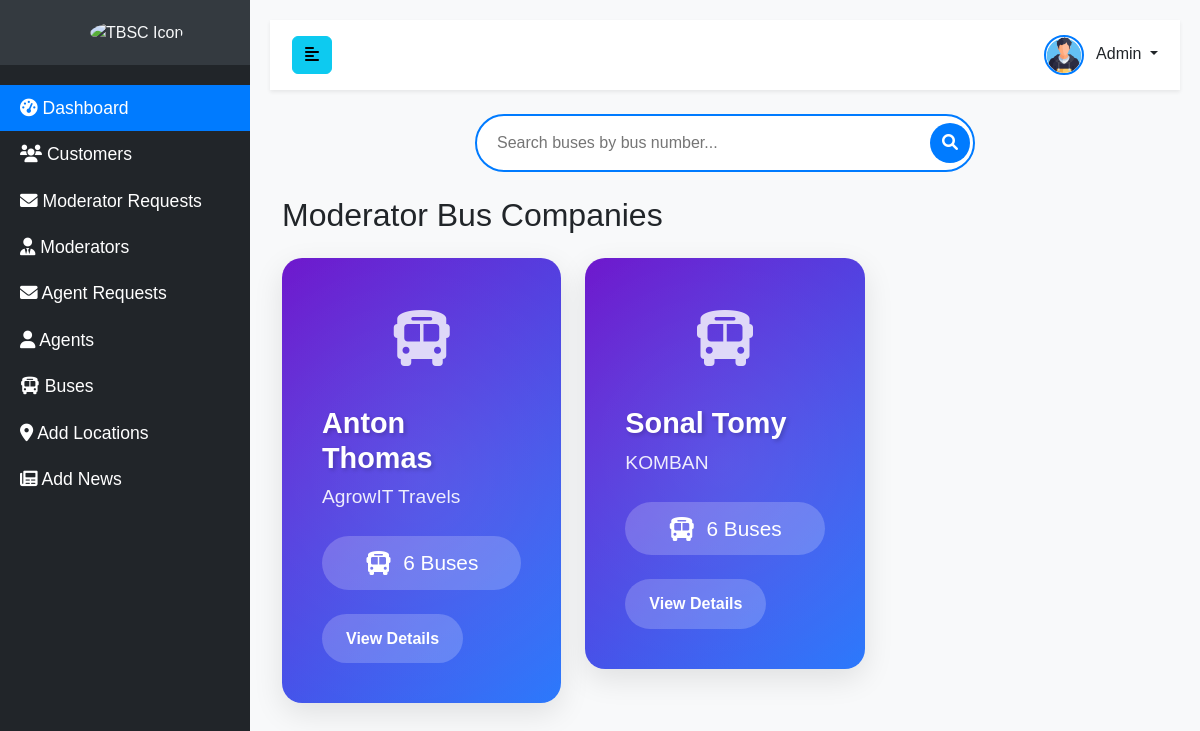
The page /admin_bus_bookings/ (signed in) on the database its author committed.
### home/models.py (models this page shows, shortened)
class Moderator(models.Model):
    USER_TYPE_CHOICES = [
        ('moderator', 'Moderator'),
    ]
    STATUS_CHOICES = [
        ('Pending', 'Pending'),
        ('Approved', 'Approved'),
        ('Rejected', 'Rejected'),
    ]
    moderator_id = models.AutoField(primary_key=True)
    user = models.OneToOneField(Users, on_delete=models.CASCADE)
    first_name = models.CharField(max_length=50)
    last_name = models.CharField(max_length=50)
    mobile = models.CharField(max_length=20, null=True, blank=True)
    email = models.EmailField(verbose_name="email address", max_length=255, unique=True)
    password = models.CharField(max_length=128)
    cv_file = models.FileField(upload_to='media/', null=True, blank=True)  # Use media directory
    gst = models.CharField(max_length=15, null=True, blank=True)
    pan = models.CharField(max_length=10, null=True, blank=True)
    pan_name = models.CharField(max_length=100, null=True, blank=True)
    aadhar = models.CharField(max_length=12, null=True, blank=True)
    company = models.CharField(max_length=100, null=True, blank=True)
    city = models.CharField(max_length=100, null=True, blank=True)
    user_type = models.CharField(max_length=10, choices=USER_TYPE_CHOICES)
    status = models.CharField(max_length=10, choices=STATUS_CHOICES, default='Pending')
    district = models.CharField(max_length=100, blank=True, null=True)
    address = models.TextField(blank=True, null=True)
    profile_image = models.ImageField(upload_to='moderator_profiles/', blank=True, null=True)

### home/views/views3.py (the view)
# urls.py: path('admin_bus_bookings/', views3.admin_bus_bookings, name='admin_bus_bookings'),
@login_required
def admin_bus_bookings(request):
    moderators = Moderator.objects.all()
    moderator_data = []
    for moderator in moderators:
        bus_count = Bus.objects.filter(moderator_id=moderator).count()
        moderator_data.append({
            'moderator_id': moderator.moderator_id,
            'name': f"{moderator.first_name} {moderator.last_name}",
            'company_name': moderator.company,
            'bus_count': bus_count
        })
    context = {
        'moderator_data': moderator_data
    }
    return render(request, 'admin_bus_bookings.html', context)

### templates/admin_bus_bookings.html (shortened to what this page needs)
{% load static %}
<!DOCTYPE html>
<html lang="en">
<head>
    <link href="https://cdn.jsdelivr.net/npm/bootstrap@5.3.0-alpha1/dist/css/bootstrap.min.css" rel="stylesheet">
    <link href="https://cdnjs.cloudflare.com/ajax/libs/font-awesome/6.0.0-beta3/css/all.min.css" rel="stylesheet">
    <link rel="stylesheet" href="https://cdnjs.cloudflare.com/ajax/libs/animate.css/4.1.1/animate.min.css">
</head>
<body class="bg-light">
    <div class="d-flex">
            <nav id="sidebar" class="bg-dark text-light">
                <div class="sidebar-header">
                    <img src="{% static 'images/bus.gif' %}" alt="TBSC Icon" class="rounded-circle" style="width: 40px; height: 40px; margin-left: 70px;">
                </div>
                <ul class="list-unstyled components">
                    <li class="active">
                        <a href="{% url 'admin1' %}"><i class="fas fa-tachometer-alt"></i> Dashboard</a>
                    </li>
                    <li>
                        <a href="{% url 'customer_details' %}"><i class="fas fa-users"></i> Customers</a>
                    </li>
                    <li>
                        <a href="{% url 'mod_req_details' %}"><i class="fas fa-envelope"></i> Moderator Requests</a>
                    </li>
                    <li>
                        <a href="{% url 'moderator_details' %}"><i class="fas fa-user-tie"></i> Moderators</a>
                    </li>
                    <li>
                        <a href="{% url 'agent_requests' %}"><i class="fas fa-envelope"></i> Agent Requests</a>
                    </li>
                    <li>
                        <a href="{% url 'agent_details' %}"><i class="fas fa-user"></i> Agents</a>
                    </li>
                    <li>
                        <a href="{% url 'bus_details' %}"><i class="fas fa-bus"></i> Buses</a>
                    </li>
                    <li>
                        <a href="{% url 'add_locations' %}"><i class="fas fa-map-marker-alt"></i> Add Locations</a>
                    </li>
                    <li>
                        <a href="{% url 'admin_add_news' %}"><i class="fas fa-newspaper"></i> Add News</a>
                    </li>
                </ul>
            </nav>
        <div id="content" class="flex-grow-1">
            <nav class="navbar navbar-expand-lg navbar-light bg-white shadow-sm">
                <div class="container-fluid">
                    <button type="button" id="sidebarCollapse" class="btn btn-info">
                        <i class="fas fa-align-left"></i>
                    </button>
                    <div class="d-flex align-items-center">
                        <div class="dropdown">
                            <a class="nav-link dropdown-toggle" href="#" role="button" id="dropdownMenuLink" data-bs-toggle="dropdown" aria-expanded="false">
                                <img src="{% static 'images/boy.png' %}" alt="User" class="rounded-circle" style="width: 40px; height: 40px; border: 2px solid #007bff;">
                                <span class="ms-2">Admin</span>
                            </a>
                        </div>
                    </div>
                </div>
            </nav>
            <div class="container mt-4 mb-4">
                <div class="search-container">
                    <input type="text" id="busSearch" class="search-input" placeholder="Search buses by bus number...">
                    <button class="search-btn">
                        <i class="fas fa-search"></i>
                    </button>
                </div>
            </div>
            <div class="container mt-4">
                <h2 class="mb-4">Moderator Bus Companies</h2>
                <div class="row">
                    {% for moderator in moderator_data %}
                    <div class="col-md-4 mb-4">
                        <div class="card moderator-card" data-moderator-id="{{ moderator.moderator_id }}">
                            <div class="card-body">
                                <div class="company-icon">
                                    <i class="fas fa-bus"></i>
                                </div>
                                <h5 class="card-title">{{ moderator.name }}</h5>
                                <p class="card-text company-name">{{ moderator.company_name }}</p>
                                <p class="card-text bus-count"><i class="fas fa-bus"></i> {{ moderator.bus_count }} Buses</p>
                                <button class="btn btn-view-details" onclick="showModeratorDetails({{ moderator.moderator_id }})">View Details</button>
                            </div>
                        </div>
                    </div>
                    {% endfor %}
                </div>
            </div>
        </div>
    </div>
</body>
</html>

### templates/admin_bus_bookings.html (style rules this page uses)
body { font-family: 'Poppins', sans-serif; background-color: #f8f9fa; }
#sidebar { min-width: 250px; max-width: 250px; min-height: 100vh; transition: all 0.3s; }
#sidebar .sidebar-header { padding: 20px; background: #343a40; }
#sidebar ul.components { padding: 20px 0; }
#sidebar ul li a { padding: 10px 20px; font-size: 1.1em; display: block; color: #fff; text-decoration: none; }
#sidebar ul li.active > a { background: #007bff; }
#content { width: 100%; padding: 20px; transition: all 0.3s; }
.navbar { padding: 15px 10px; background: #fff; border: none; border-radius: 0; box-shadow: 0 2px 5px 0 rgba(0,0,0,0.16); }
.card { border: none; border-radius: 15px; box-shadow: 0 4px 20px rgba(0,0,0,0.1); overflow: hidden; }
.search-container { position: relative; max-width: 500px; margin: 0 auto; }
.search-input { width: 100%; padding: 15px 50px 15px 20px; border-radius: 30px; border: 2px solid #007bff; font-size: 16px; outline: none; transition: all 0.3s ease; }
.search-btn { position: absolute; right: 5px; top: 50%; transform: translateY(-50%); background-color: #007bff; color: white; border: none; border-radius: 50%; width: 40px; height: 40px; cursor: pointer; transition: all 0.3s ease; }
.moderator-card { transition: all 0.3s ease; border: none; border-radius: 20px; overflow: hidden; box-shadow: 0 10px 30px rgba(0,0,0,0.1); cursor: pointer; background: linear-gradient(135deg, #6a11cb 0%, #2575fc 100%); position: relative; }
.moderator-card .card-body { padding: 2.5rem; color: white; z-index: 1; position: relative; }
.moderator-card::before { content: ''; position: absolute; top: -50%; left: -50%; width: 200%; height: 200%; background: radial-gradient(circle, rgba(255,255,255,0.1) 0%, rgba(255,255,255,0) 70%); transform: rotate(30deg); transition: all 0.5s ease; }
.moderator-card .company-icon { font-size: 3.5rem; margin-bottom: 1.5rem; text-align: center; opacity: 0.8; }
.moderator-card .card-title { font-size: 1.8rem; font-weight: bold; margin-bottom: 0.5rem; text-shadow: 2px 2px 4px rgba(0,0,0,0.2); }
.moderator-card .company-name { font-size: 1.2rem; opacity: 0.9; margin-bottom: 1.5rem; }
.moderator-card .bus-count { font-size: 1.3rem; display: flex; align-items: center; justify-content: center; background-color: rgba(255,255,255,0.2); padding: 0.7rem; border-radius: 50px; margin-bottom: 1.5rem; }
.moderator-card .bus-count i { margin-right: 0.7rem; font-size: 1.5rem; }
.moderator-card .btn-view-details { background-color: rgba(255,255,255,0.2); color: white; border: none; padding: 0.8rem 1.5rem; border-radius: 50px; font-weight: bold; transition: all 0.3s ease; }
.moderator-card { animation: fadeInUp 0.6s ease-out forwards; animation-delay: calc(var(--animation-order) * 0.1s); opacity: 0; }
.row > div:nth-child(1) .moderator-card { --animation-order: 1; }
.row > div:nth-child(2) .moderator-card { --animation-order: 2; }

### rows shown on the page
Moderator: name "Anton Thomas", company_name "AgrowIT Travels", bus_count "6"
Moderator: name "Sonal Tomy", company_name "KOMBAN", bus_count "6"
